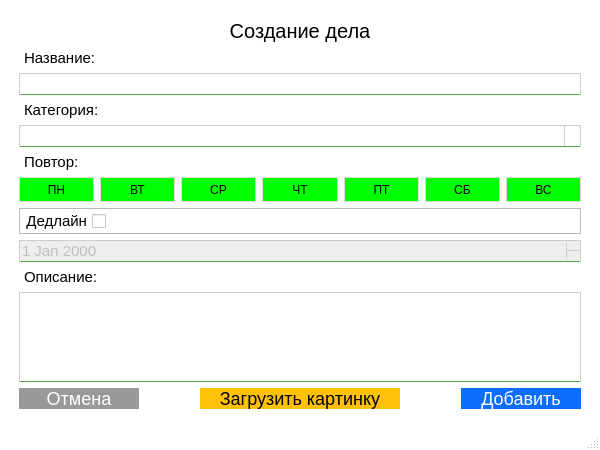
<?xml version="1.0" encoding="UTF-8"?>
<ui version="4.0">
 <class>MainWindow</class>
 <widget class="QMainWindow" name="MainWindow">
  <property name="geometry">
   <rect>
    <x>0</x>
    <y>0</y>
    <width>600</width>
    <height>450</height>
   </rect>
  </property>
  <property name="minimumSize">
   <size>
    <width>600</width>
    <height>450</height>
   </size>
  </property>
  <property name="maximumSize">
   <size>
    <width>600</width>
    <height>450</height>
   </size>
  </property>
  <property name="windowTitle">
   <string>Создание дела</string>
  </property>
  <property name="styleSheet">
   <string notr="true">#centralwidget {
    padding: 20px;
}

#planLabel {
    font-size: 50px;
}

QMainWindow {
	background-color: #fff
}

QPushButton[plan='true'] {
	background-color: #54ad54;
	border: none;
	border-radius: 0.25em;
	color: #fff;
	font-size: 20px;
}

QPushButton[small='true'] {
	background-color: #999;
	border: none;
	border-radius: 0.25em;
	color: #fff;
	font-size: 16px;
}

QPushButton[plan='true']:hover {
	background-color: #288b28;
}

QPushButton[small='true']:hover {
	background-color: #777;
}

QPushButton[plan='true']:pressed {
	background-color: #246024;
}

QPushButton[small='true']:pressed {
	background-color: #555;
}

#deleteBtn {
	border: none;/* 1px solid red;*/
/*	background-color: #F34235;*/
	background-color: #DC3545;
	border-radius: 0.25em;
	/*background-image: url(bin.png);*/
}

#deleteBtn:hover {
	background-color: #BB2D3B;
}

#saveBtn {
	background-color: #0D6EFD;
	border: none;
	border-radius: 0.25em;
	color: #fff;
	font-size: 18px;
}

#saveBtn:hover {
	background-color: #0B5ED7;
}

#saveBtn:pressed {
	background-color: #0B5ED7;
}

#titleInput, #categoryInput, #deadlineInput, #descriptionInput {
	border: 1px solid #ccc;
	border-bottom: 1px solid #54ad54;
	font-size: 15px;
}

QComboBox::down-arrow {
	image: url(images/drop-down-list.png);
}

QComboBox::down-arrow:on {
    image: url(images/drop-down-list-toggle.png);
}

QComboBox::drop-down {
	border-left: 1px solid #ccc;
}

QDateEdit::down-arrow {
	image: url(images/drop-down-list.png);
}

QDateEdit::up-arrow {
	image: url(images/drop-down-list-toggle.png);
}

QDateEdit::up-button {
	border-left: 1px solid #ccc;
	border-bottom: 1px solid #ccc;
}

QDateEdit::down-button {
	border-left: 1px solid #ccc;
}

QDateEdit:disabled {
	background-color: #eee;
}
/*
QDateEdit::up-button:hover {
	background-color: #ccc;
}

QDateEdit::up-button:pressed {
	background-color: #ccc;
}

QDateEdit::down-button:hover {
	background-color: #ccc;
}
*/
#titleLabel, #categoryLabel, #repeatLabel, #deadlineCheckBox, #descriptionLabel {
	font-size: 15px;
}

#deadlineCheckBox {
	background-color: #fff
}

#cancelBtn {
	background-color: #999;
	border: none;
	border-radius: 0.25em;
	color: #fff;
	font-size: 18px;
}

#cancelBtn:hover {
	background-color: #777;
}

#cancelBtn:pressed {
	background-color: #555;
}

#loadImageBtn {
	border: none;/* 1px solid red;*/
	background-color: #FFC107;
	border-radius: 0.25em;
	font-size: 18px;
}

#loadImageBtn:hover {
	background-color: #FFCA2C
}</string>
  </property>
  <widget class="QWidget" name="centralwidget">
   <layout class="QHBoxLayout" name="horizontalLayout_4">
    <item>
     <layout class="QVBoxLayout" name="verticalLayout">
      <property name="spacing">
       <number>6</number>
      </property>
      <property name="leftMargin">
       <number>10</number>
      </property>
      <property name="topMargin">
       <number>10</number>
      </property>
      <property name="rightMargin">
       <number>10</number>
      </property>
      <property name="bottomMargin">
       <number>10</number>
      </property>
      <item>
       <widget class="QLabel" name="windowLabel">
        <property name="styleSheet">
         <string notr="true">font-size: 20px</string>
        </property>
        <property name="text">
         <string>Создание дела</string>
        </property>
        <property name="alignment">
         <set>Qt::AlignCenter</set>
        </property>
        <property name="indent">
         <number>0</number>
        </property>
       </widget>
      </item>
      <item>
       <widget class="QLabel" name="titleLabel">
        <property name="text">
         <string>Название:</string>
        </property>
        <property name="indent">
         <number>5</number>
        </property>
       </widget>
      </item>
      <item>
       <widget class="QLineEdit" name="titleInput"/>
      </item>
      <item>
       <widget class="QLabel" name="categoryLabel">
        <property name="text">
         <string>Категория:</string>
        </property>
        <property name="indent">
         <number>5</number>
        </property>
       </widget>
      </item>
      <item>
       <widget class="QComboBox" name="categoryInput">
        <property name="cursor">
         <cursorShape>PointingHandCursor</cursorShape>
        </property>
       </widget>
      </item>
      <item>
       <widget class="QLabel" name="repeatLabel">
        <property name="enabled">
         <bool>true</bool>
        </property>
        <property name="text">
         <string>Повтор:</string>
        </property>
        <property name="indent">
         <number>5</number>
        </property>
       </widget>
      </item>
      <item>
       <layout class="QHBoxLayout" name="horizontalLayout_2">
        <item>
         <widget class="QPushButton" name="MondayBtn">
          <property name="enabled">
           <bool>true</bool>
          </property>
          <property name="minimumSize">
           <size>
            <width>0</width>
            <height>25</height>
           </size>
          </property>
          <property name="cursor">
           <cursorShape>PointingHandCursor</cursorShape>
          </property>
          <property name="styleSheet">
           <string notr="true">background-color: #0f0;
	border: 1px solid #ddd;</string>
          </property>
          <property name="text">
           <string>ПН</string>
          </property>
          <property name="isChecked" stdset="0">
           <bool>true</bool>
          </property>
          <attribute name="buttonGroup">
           <string notr="true">weekButtons</string>
          </attribute>
         </widget>
        </item>
        <item>
         <widget class="QPushButton" name="TuesdayBtn">
          <property name="enabled">
           <bool>true</bool>
          </property>
          <property name="minimumSize">
           <size>
            <width>0</width>
            <height>25</height>
           </size>
          </property>
          <property name="cursor">
           <cursorShape>PointingHandCursor</cursorShape>
          </property>
          <property name="styleSheet">
           <string notr="true">background-color: #0f0;
	border: 1px solid #ddd;</string>
          </property>
          <property name="text">
           <string>ВТ</string>
          </property>
          <property name="isChecked" stdset="0">
           <bool>true</bool>
          </property>
          <attribute name="buttonGroup">
           <string notr="true">weekButtons</string>
          </attribute>
         </widget>
        </item>
        <item>
         <widget class="QPushButton" name="WednesDay">
          <property name="enabled">
           <bool>true</bool>
          </property>
          <property name="minimumSize">
           <size>
            <width>0</width>
            <height>25</height>
           </size>
          </property>
          <property name="cursor">
           <cursorShape>PointingHandCursor</cursorShape>
          </property>
          <property name="styleSheet">
           <string notr="true">background-color: #0f0;
	border: 1px solid #ddd;</string>
          </property>
          <property name="text">
           <string>СР</string>
          </property>
          <property name="isChecked" stdset="0">
           <bool>true</bool>
          </property>
          <attribute name="buttonGroup">
           <string notr="true">weekButtons</string>
          </attribute>
         </widget>
        </item>
        <item>
         <widget class="QPushButton" name="ThursdayBtn">
          <property name="enabled">
           <bool>true</bool>
          </property>
          <property name="minimumSize">
           <size>
            <width>0</width>
            <height>25</height>
           </size>
          </property>
          <property name="cursor">
           <cursorShape>PointingHandCursor</cursorShape>
          </property>
          <property name="styleSheet">
           <string notr="true">background-color: #0f0;
	border: 1px solid #ddd;</string>
          </property>
          <property name="text">
           <string>ЧТ</string>
          </property>
          <property name="isChecked" stdset="0">
           <bool>true</bool>
          </property>
          <attribute name="buttonGroup">
           <string notr="true">weekButtons</string>
          </attribute>
         </widget>
        </item>
        <item>
         <widget class="QPushButton" name="FridayBtn">
          <property name="enabled">
           <bool>true</bool>
          </property>
          <property name="minimumSize">
           <size>
            <width>0</width>
            <height>25</height>
           </size>
          </property>
          <property name="cursor">
           <cursorShape>PointingHandCursor</cursorShape>
          </property>
          <property name="styleSheet">
           <string notr="true">background-color: #0f0;
	border: 1px solid #ddd;</string>
          </property>
          <property name="text">
           <string>ПТ</string>
          </property>
          <property name="isChecked" stdset="0">
           <bool>true</bool>
          </property>
          <attribute name="buttonGroup">
           <string notr="true">weekButtons</string>
          </attribute>
         </widget>
        </item>
        <item>
         <widget class="QPushButton" name="SaturdayBtn">
          <property name="enabled">
           <bool>true</bool>
          </property>
          <property name="minimumSize">
           <size>
            <width>0</width>
            <height>25</height>
           </size>
          </property>
          <property name="cursor">
           <cursorShape>PointingHandCursor</cursorShape>
          </property>
          <property name="styleSheet">
           <string notr="true">background-color: #0f0;
	border: 1px solid #ddd;</string>
          </property>
          <property name="text">
           <string>СБ</string>
          </property>
          <property name="isChecked" stdset="0">
           <bool>true</bool>
          </property>
          <attribute name="buttonGroup">
           <string notr="true">weekButtons</string>
          </attribute>
         </widget>
        </item>
        <item>
         <widget class="QPushButton" name="SundayBtn">
          <property name="enabled">
           <bool>true</bool>
          </property>
          <property name="minimumSize">
           <size>
            <width>0</width>
            <height>25</height>
           </size>
          </property>
          <property name="cursor">
           <cursorShape>PointingHandCursor</cursorShape>
          </property>
          <property name="styleSheet">
           <string notr="true">background-color: #0f0;
	border: 1px solid #ddd;</string>
          </property>
          <property name="text">
           <string>ВС</string>
          </property>
          <property name="isChecked" stdset="0">
           <bool>true</bool>
          </property>
          <attribute name="buttonGroup">
           <string notr="true">weekButtons</string>
          </attribute>
         </widget>
        </item>
       </layout>
      </item>
      <item>
       <widget class="QFrame" name="deadlineFrame">
        <property name="minimumSize">
         <size>
          <width>0</width>
          <height>0</height>
         </size>
        </property>
        <property name="styleSheet">
         <string notr="true"/>
        </property>
        <property name="frameShape">
         <enum>QFrame::StyledPanel</enum>
        </property>
        <property name="frameShadow">
         <enum>QFrame::Raised</enum>
        </property>
        <layout class="QHBoxLayout" name="horizontalLayout_3">
         <property name="leftMargin">
          <number>0</number>
         </property>
         <property name="topMargin">
          <number>0</number>
         </property>
         <property name="rightMargin">
          <number>0</number>
         </property>
         <property name="bottomMargin">
          <number>0</number>
         </property>
         <item>
          <layout class="QHBoxLayout" name="deadlineLayout">
           <property name="spacing">
            <number>6</number>
           </property>
           <item>
            <widget class="QCheckBox" name="deadlineCheckBox">
             <property name="cursor">
              <cursorShape>PointingHandCursor</cursorShape>
             </property>
             <property name="layoutDirection">
              <enum>Qt::RightToLeft</enum>
             </property>
             <property name="autoFillBackground">
              <bool>false</bool>
             </property>
             <property name="styleSheet">
              <string notr="true"/>
             </property>
             <property name="text">
              <string>Дедлайн</string>
             </property>
             <property name="checked">
              <bool>false</bool>
             </property>
             <property name="autoRepeat">
              <bool>false</bool>
             </property>
            </widget>
           </item>
           <item>
            <spacer name="horizontalSpacer">
             <property name="orientation">
              <enum>Qt::Horizontal</enum>
             </property>
             <property name="sizeHint" stdset="0">
              <size>
               <width>40</width>
               <height>20</height>
              </size>
             </property>
            </spacer>
           </item>
          </layout>
         </item>
        </layout>
       </widget>
      </item>
      <item>
       <widget class="QDateEdit" name="deadlineInput">
        <property name="enabled">
         <bool>false</bool>
        </property>
        <property name="cursor">
         <cursorShape>PointingHandCursor</cursorShape>
        </property>
       </widget>
      </item>
      <item>
       <widget class="QLabel" name="descriptionLabel">
        <property name="text">
         <string>Описание:</string>
        </property>
        <property name="indent">
         <number>5</number>
        </property>
       </widget>
      </item>
      <item>
       <widget class="QPlainTextEdit" name="descriptionInput"/>
      </item>
      <item>
       <layout class="QHBoxLayout" name="horizontalLayout">
        <item>
         <widget class="QPushButton" name="cancelBtn">
          <property name="minimumSize">
           <size>
            <width>120</width>
            <height>0</height>
           </size>
          </property>
          <property name="cursor">
           <cursorShape>PointingHandCursor</cursorShape>
          </property>
          <property name="text">
           <string>Отмена</string>
          </property>
         </widget>
        </item>
        <item>
         <spacer name="horizontalSpacer_2">
          <property name="orientation">
           <enum>Qt::Horizontal</enum>
          </property>
          <property name="sizeHint" stdset="0">
           <size>
            <width>40</width>
            <height>20</height>
           </size>
          </property>
         </spacer>
        </item>
        <item>
         <widget class="QPushButton" name="loadImageBtn">
          <property name="minimumSize">
           <size>
            <width>200</width>
            <height>0</height>
           </size>
          </property>
          <property name="cursor">
           <cursorShape>PointingHandCursor</cursorShape>
          </property>
          <property name="text">
           <string>Загрузить картинку</string>
          </property>
         </widget>
        </item>
        <item>
         <spacer name="horizontalSpacer_3">
          <property name="orientation">
           <enum>Qt::Horizontal</enum>
          </property>
          <property name="sizeHint" stdset="0">
           <size>
            <width>40</width>
            <height>20</height>
           </size>
          </property>
         </spacer>
        </item>
        <item>
         <widget class="QPushButton" name="saveBtn">
          <property name="minimumSize">
           <size>
            <width>120</width>
            <height>0</height>
           </size>
          </property>
          <property name="cursor">
           <cursorShape>PointingHandCursor</cursorShape>
          </property>
          <property name="text">
           <string>Добавить</string>
          </property>
         </widget>
        </item>
       </layout>
      </item>
     </layout>
    </item>
   </layout>
  </widget>
  <widget class="QStatusBar" name="statusbar"/>
 </widget>
 <resources/>
 <connections/>
 <buttongroups>
  <buttongroup name="weekButtons"/>
 </buttongroups>
</ui>
